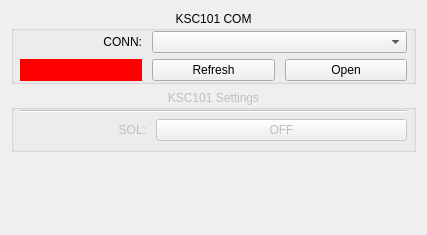
<?xml version="1.0" encoding="UTF-8"?>
<ui version="4.0">
 <class>KSC101_Config_Window</class>
 <widget class="QWidget" name="KSC101_Config_Window">
  <property name="geometry">
   <rect>
    <x>0</x>
    <y>0</y>
    <width>427</width>
    <height>235</height>
   </rect>
  </property>
  <property name="windowTitle">
   <string>KSC101 Configuration</string>
  </property>
  <layout class="QVBoxLayout" name="verticalLayout">
   <item>
    <widget class="QGroupBox" name="groupBox_CONN">
     <property name="sizePolicy">
      <sizepolicy hsizetype="Preferred" vsizetype="Preferred">
       <horstretch>0</horstretch>
       <verstretch>0</verstretch>
      </sizepolicy>
     </property>
     <property name="minimumSize">
      <size>
       <width>0</width>
       <height>0</height>
      </size>
     </property>
     <property name="title">
      <string>KSC101 COM</string>
     </property>
     <property name="alignment">
      <set>Qt::AlignHCenter|Qt::AlignTop</set>
     </property>
     <layout class="QVBoxLayout" name="verticalLayout_2">
      <property name="leftMargin">
       <number>0</number>
      </property>
      <property name="topMargin">
       <number>0</number>
      </property>
      <property name="rightMargin">
       <number>0</number>
      </property>
      <property name="bottomMargin">
       <number>0</number>
      </property>
      <item>
       <layout class="QGridLayout" name="gridLayout">
        <property name="leftMargin">
         <number>6</number>
        </property>
        <property name="rightMargin">
         <number>6</number>
        </property>
        <property name="horizontalSpacing">
         <number>10</number>
        </property>
        <item row="0" column="0">
         <widget class="QLabel" name="label">
          <property name="text">
           <string>CONN:</string>
          </property>
          <property name="alignment">
           <set>Qt::AlignRight|Qt::AlignTrailing|Qt::AlignVCenter</set>
          </property>
         </widget>
        </item>
        <item row="1" column="1">
         <widget class="QPushButton" name="pushButton_COM_Refresh">
          <property name="minimumSize">
           <size>
            <width>0</width>
            <height>0</height>
           </size>
          </property>
          <property name="maximumSize">
           <size>
            <width>16777215</width>
            <height>16777215</height>
           </size>
          </property>
          <property name="text">
           <string>Refresh</string>
          </property>
          <property name="checkable">
           <bool>false</bool>
          </property>
         </widget>
        </item>
        <item row="0" column="1" colspan="2">
         <widget class="QComboBox" name="comboBox_CONN">
          <property name="enabled">
           <bool>true</bool>
          </property>
          <property name="sizePolicy">
           <sizepolicy hsizetype="Preferred" vsizetype="Fixed">
            <horstretch>0</horstretch>
            <verstretch>0</verstretch>
           </sizepolicy>
          </property>
         </widget>
        </item>
        <item row="1" column="0">
         <widget class="QLabel" name="label_COM_Status">
          <property name="styleSheet">
           <string notr="true">background : red</string>
          </property>
          <property name="text">
           <string/>
          </property>
          <property name="alignment">
           <set>Qt::AlignCenter</set>
          </property>
          <property name="margin">
           <number>0</number>
          </property>
         </widget>
        </item>
        <item row="1" column="2">
         <widget class="QPushButton" name="pushButton_COM_Open">
          <property name="maximumSize">
           <size>
            <width>16777215</width>
            <height>16777215</height>
           </size>
          </property>
          <property name="text">
           <string>Open</string>
          </property>
          <property name="checkable">
           <bool>true</bool>
          </property>
          <property name="flat">
           <bool>false</bool>
          </property>
         </widget>
        </item>
       </layout>
      </item>
     </layout>
    </widget>
   </item>
   <item>
    <widget class="QGroupBox" name="groupBox_Settings">
     <property name="enabled">
      <bool>false</bool>
     </property>
     <property name="sizePolicy">
      <sizepolicy hsizetype="Preferred" vsizetype="Preferred">
       <horstretch>0</horstretch>
       <verstretch>0</verstretch>
      </sizepolicy>
     </property>
     <property name="minimumSize">
      <size>
       <width>0</width>
       <height>0</height>
      </size>
     </property>
     <property name="title">
      <string>KSC101 Settings</string>
     </property>
     <property name="alignment">
      <set>Qt::AlignHCenter|Qt::AlignTop</set>
     </property>
     <layout class="QVBoxLayout" name="verticalLayout_6">
      <property name="leftMargin">
       <number>0</number>
      </property>
      <property name="topMargin">
       <number>0</number>
      </property>
      <property name="rightMargin">
       <number>0</number>
      </property>
      <property name="bottomMargin">
       <number>8</number>
      </property>
      <item>
       <layout class="QGridLayout" name="gridLayout_5" columnstretch="0,0,0">
        <property name="leftMargin">
         <number>6</number>
        </property>
        <property name="rightMargin">
         <number>6</number>
        </property>
        <property name="horizontalSpacing">
         <number>10</number>
        </property>
        <item row="1" column="1" colspan="2">
         <widget class="QPushButton" name="pushButton_SOLOnOff">
          <property name="enabled">
           <bool>false</bool>
          </property>
          <property name="sizePolicy">
           <sizepolicy hsizetype="Minimum" vsizetype="Preferred">
            <horstretch>0</horstretch>
            <verstretch>0</verstretch>
           </sizepolicy>
          </property>
          <property name="maximumSize">
           <size>
            <width>16777215</width>
            <height>16777215</height>
           </size>
          </property>
          <property name="toolTip">
           <string>Get X, Y, R, Theta, F</string>
          </property>
          <property name="text">
           <string>OFF</string>
          </property>
          <property name="checkable">
           <bool>true</bool>
          </property>
         </widget>
        </item>
        <item row="0" column="0" colspan="3">
         <widget class="Line" name="line">
          <property name="orientation">
           <enum>Qt::Horizontal</enum>
          </property>
         </widget>
        </item>
        <item row="1" column="0">
         <widget class="QLabel" name="label_2">
          <property name="text">
           <string>SOL:</string>
          </property>
          <property name="alignment">
           <set>Qt::AlignRight|Qt::AlignTrailing|Qt::AlignVCenter</set>
          </property>
         </widget>
        </item>
       </layout>
      </item>
     </layout>
    </widget>
   </item>
   <item>
    <spacer name="verticalSpacer">
     <property name="orientation">
      <enum>Qt::Vertical</enum>
     </property>
     <property name="sizeHint" stdset="0">
      <size>
       <width>20</width>
       <height>40</height>
      </size>
     </property>
    </spacer>
   </item>
  </layout>
 </widget>
 <tabstops>
  <tabstop>comboBox_CONN</tabstop>
  <tabstop>pushButton_COM_Refresh</tabstop>
  <tabstop>pushButton_COM_Open</tabstop>
  <tabstop>pushButton_SOLOnOff</tabstop>
 </tabstops>
 <resources/>
 <connections/>
</ui>
